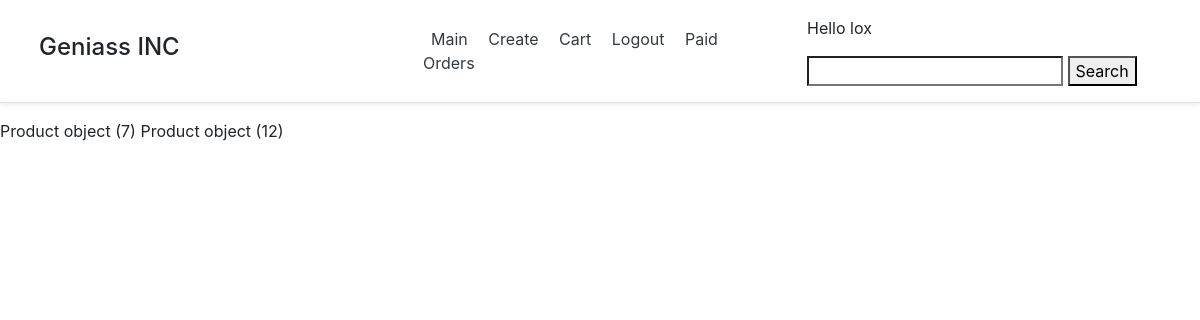
The app's page /shopping_cart/paid_orders (signed in) with its own data.
### user/models.py (models this page shows)
class NewUser(AbstractUser):
    username = models.CharField('username', max_length=50, unique=True)
    email = models.EmailField('email', max_length=254, unique=True)
    password = models.CharField('password', max_length=50)
    catalog = models.ManyToManyField(Product, blank=True)
    USERNAME_FIELD = 'username'
    REQUIRED_FIELDS = []

### main/models.py (models this page shows)
class Product(models.Model):
    title = models.CharField('Name', max_length = 50)
    price = models.IntegerField('Price')
    task = models.TextField('About')

### cart/views.py (the view)
# urls.py: path('paid_orders', views.paid_orders, name='paid_orders')
def paid_orders(request):
    catalog = request.user.catalog.all()
    return render(request, 'cart/paid_orders.html', {'catalog': catalog})

### cart/templates/cart/paid_orders.html (shortened to what this page needs)
{% extends 'main/base.html' %}
{% block main %}
    {% for i in catalog %}
        {{i}}
    {% endfor %}
{% endblock %}

### main/templates/main/base.html (shortened to what this page needs)
<!doctype html>
<html lang="en">
<head>
    <link rel="stylesheet" href="https://stackpath.bootstrapcdn.com/bootstrap/4.5.2/css/bootstrap.min.css">
</head>
<body>
<header class="d-flex flex-column flex-md-row align-items-center p-3 px-md-4 mb-3 bg-white border-bottom shadow-sm">
  <h4 class="container" style="">Geniass INC</h4>
  <nav class="container">
    <a class="p-2 text-dark" href="{% url 'main:main' %}" >Main</a>
    <a class="p-2 text-dark" href="{% url 'main:create' %}">Create</a>
      <a class="p-2 text-dark" href="{% url 'cart:check_cart' %}">Cart</a>
      <a class="p-2 text-dark" href="{% url 'user:logout' %}">Logout</a>
      <a class="p-2 text-dark" href="{% url 'cart:paid_orders' %}">Paid Orders</a>
  </nav>
    <form class="container" method="GET">
        <p>Hello {{request.user}}</p>
        <input class="add_your_class" type="search" name="search" value="{{ search }}">
        <button class="add_your_class" type="submit"> Search </button>
        </form>
</header>
    {% block main %}{% endblock%}
</body>
</html>

### records on screen
NewUser: user "lox"
Product: id "Product object (7)"
Product: id "Product object (12)"
